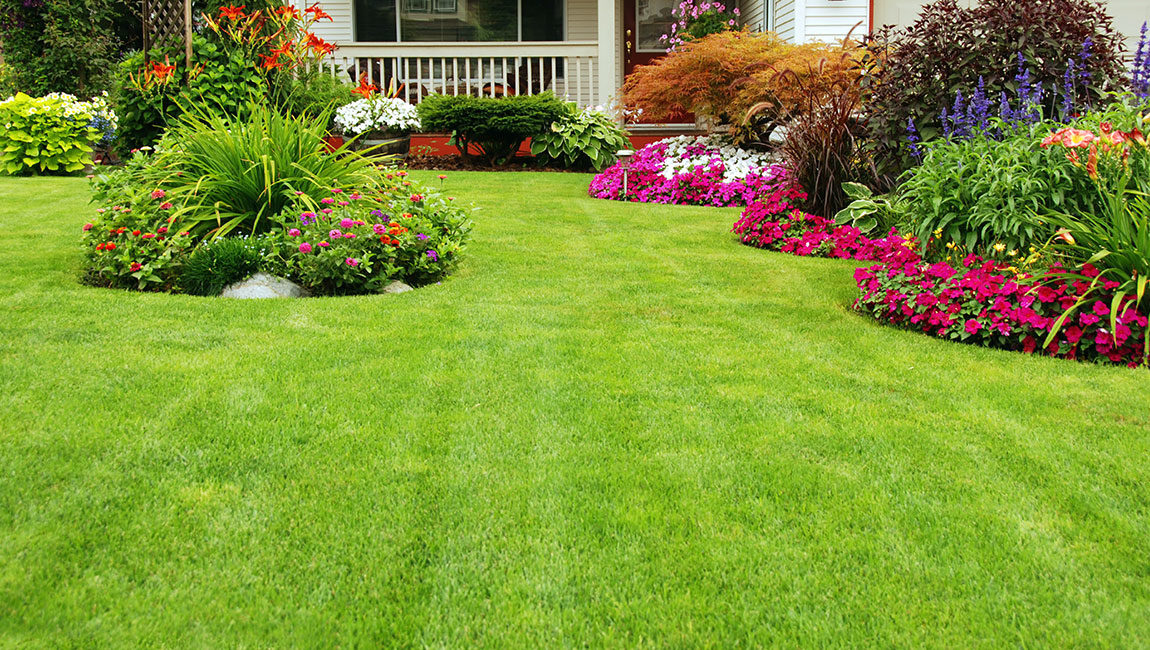
#> input picture lawn.jpg, 1150 x 650 px
$ python lawnarea.py
#> lines starting #> are read from the running program, lines starting #| are printed output that depends on the picture; after the words box and inside, x2 and y2 are one past the last pixel; in counts of white or black regions, pixels touching at a corner belong together
import cv2 as cv

img = cv.imread('lawn.jpg')
#> img is the input picture: shape (650, 1150, 3); mean B, G, R 52.4, 148.2, 125.9
cv.imshow('Lawn Area', img)

gray = cv.cvtColor(img, cv.COLOR_BGR2GRAY)
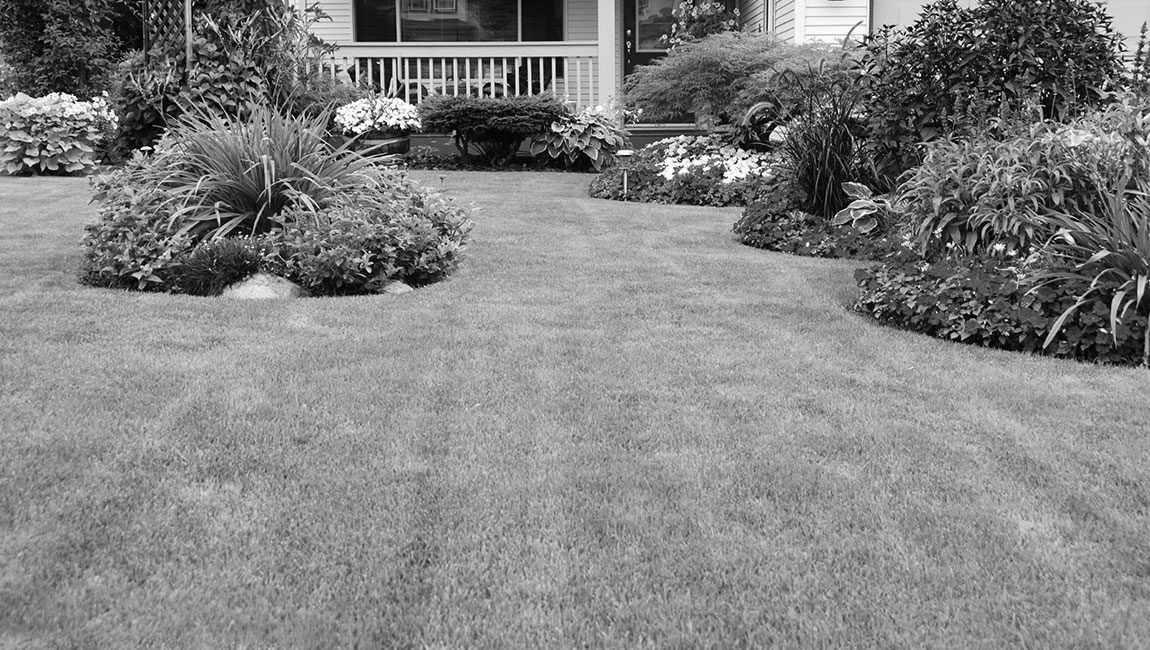
#> gray: shape (650, 1150); min 0, max 255, mean 130.6
cv.imshow('Grayscale Lawn', gray)

blur = cv.GaussianBlur(gray, (7, 7), cv.BORDER_DEFAULT)
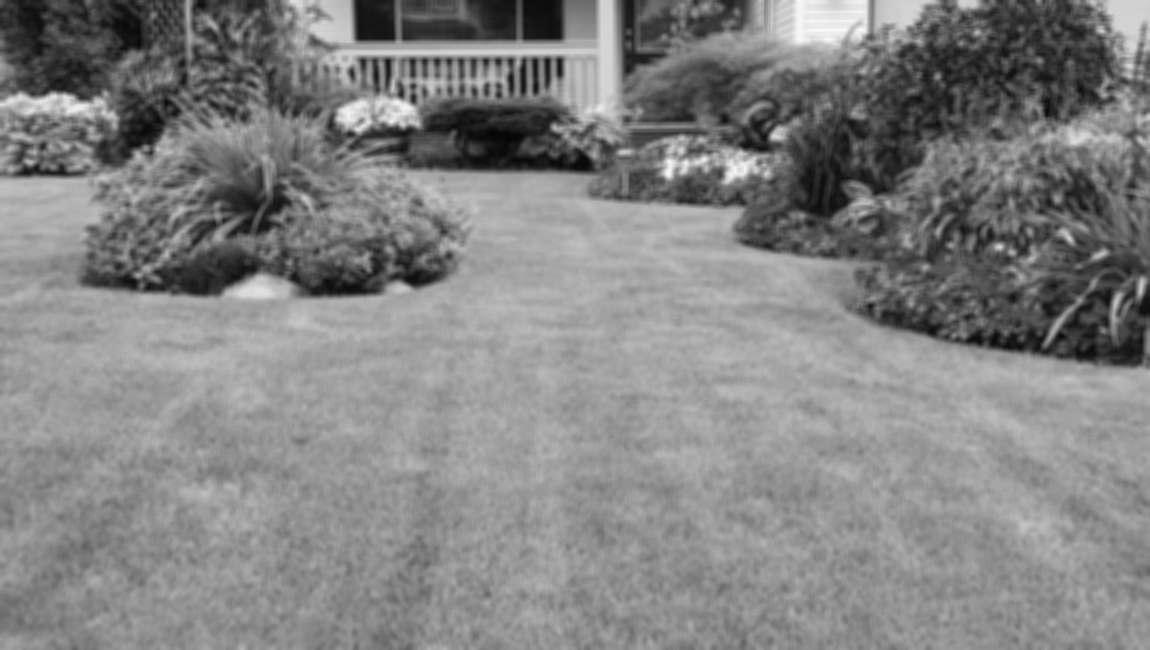
#> blur: shape (650, 1150); min 6, max 249, mean 130.6
cv.imshow('Blurred Lawn', blur)

edges = cv.Canny(blur, 125, 175)
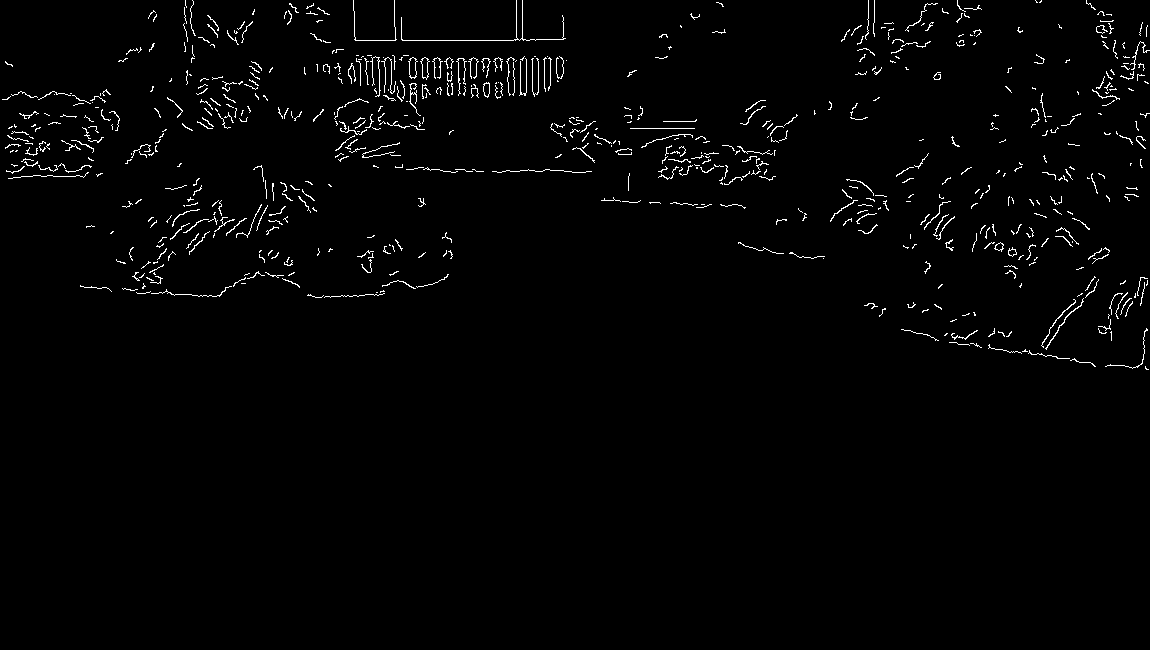
#> edges: shape (650, 1150); 1.7% white in thin lines or dots, all inside (x1, y1, x2, y2) = (2, 0, 1150, 370)
cv.imshow('Lawn Edges', edges)

resized = cv.resize(img, (600, 600), interpolation=cv.INTER_CUBIC)
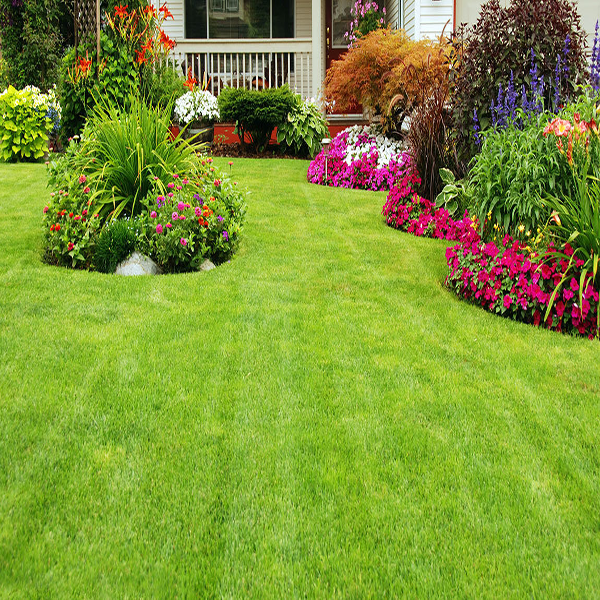
#> resized: shape (600, 600, 3); mean B, G, R 52.5, 148.2, 125.9
cv.imshow('Resized Lawn', resized)

cv.waitKey(0)
cv.destroyAllWindows()

$ run again, with path_to_image.jpg copied over lawn.jpg
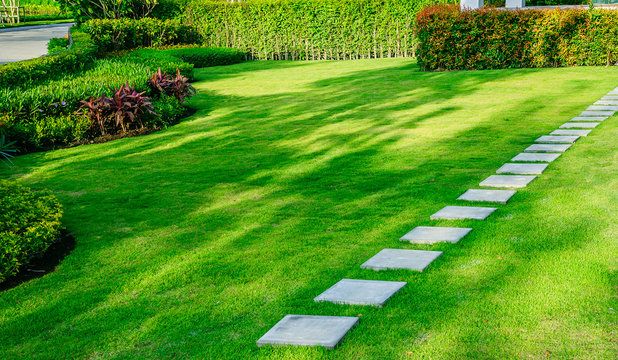
#> input picture path_to_image.jpg, 618 x 360 px
#> img is the input picture: shape (360, 618, 3); mean B, G, R 35.4, 145.7, 85.9
#> `edges = cv.Canny(blur, 125, 175)`:
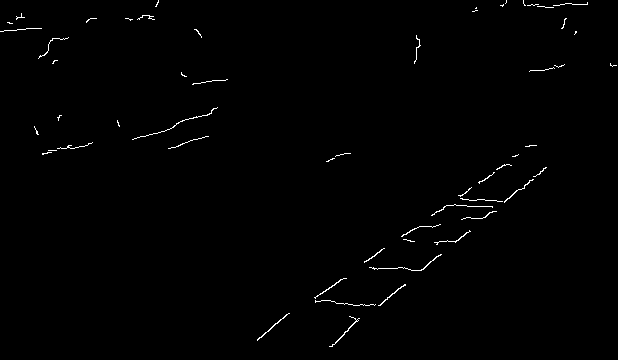
#> edges: shape (360, 618); 0.7% white in thin lines or dots
#> `resized = cv.resize(img, (600, 600), interpolation=cv.INTER_CUBIC)`:
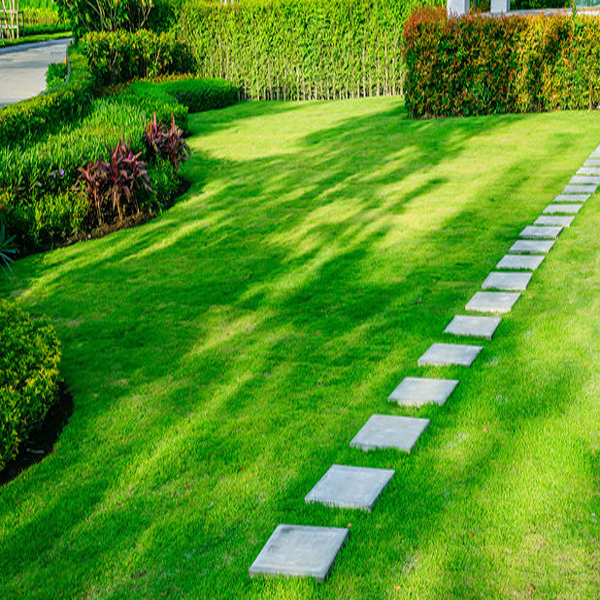
#> resized: shape (600, 600, 3); mean B, G, R 35.5, 145.7, 86
